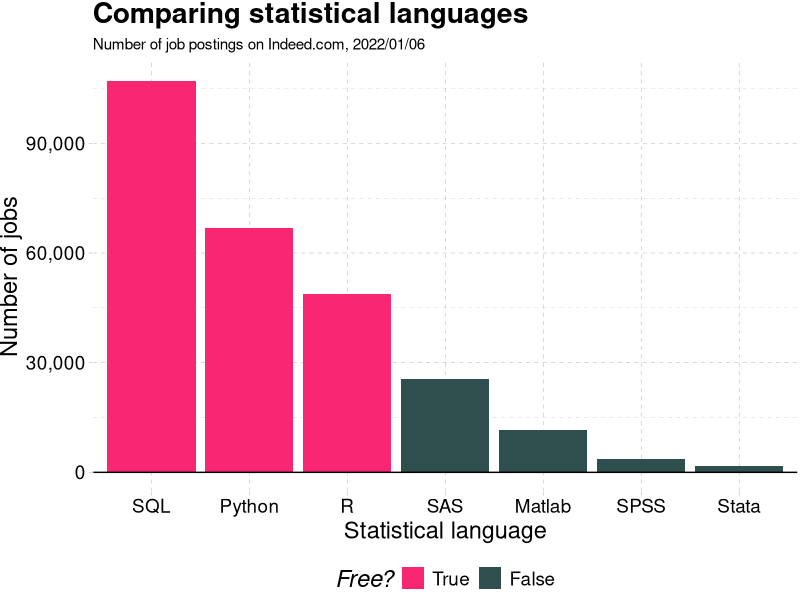

Source code (R):
## ---- chunk 1
#| fig-align: center

library(tidyverse)

# The popularity data
pop_df = 
  data.frame(
  lang = c("SQL", "Python", "R", "SAS", "Matlab", "SPSS", "Stata"),
  n_jobs = c(107130, 66976, 48772, 25644, 11464, 3717, 1624),
  free = c(T, T, T, F, F, F, F)
  )

## Plot it
pop_df %>% 
  mutate(lang = lang %>% factor(ordered = T)) %>%
  ggplot(aes(x = lang, y = n_jobs, fill = free)) +
  geom_col() +
  geom_hline(yintercept = 0) +
  aes(x = reorder(lang, -n_jobs), fill = reorder(free, -free)) +
  xlab("Statistical language") +
  scale_y_continuous(label = scales::comma) +
  ylab("Number of jobs") +
  labs(
    title = "Comparing statistical languages",
    subtitle = "Number of job postings on Indeed.com, 2022/01/06"
    ) +
  scale_fill_manual(
    "Free?",
    labels = c("True", "False"),
    values = c("#f92672", "darkslategray")
    ) +
  ggthemes::theme_pander(base_size = 17) +
  # theme_ipsum() +
  theme(legend.position = "bottom")
